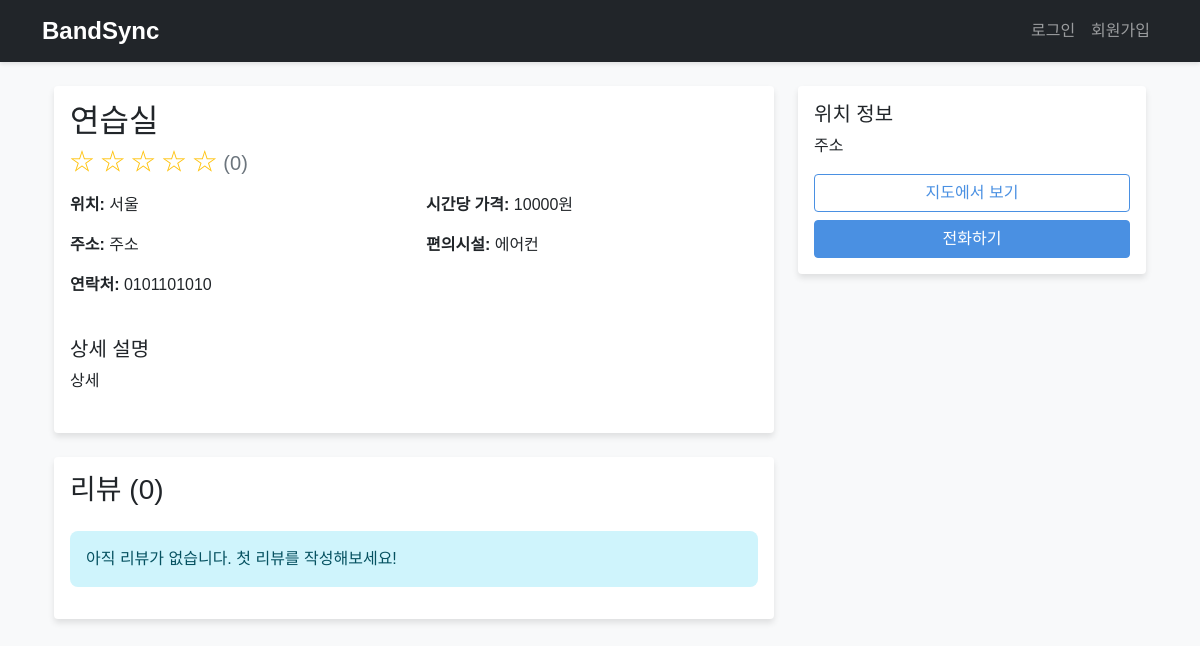
Before: /practice-room/1 with the older database file.
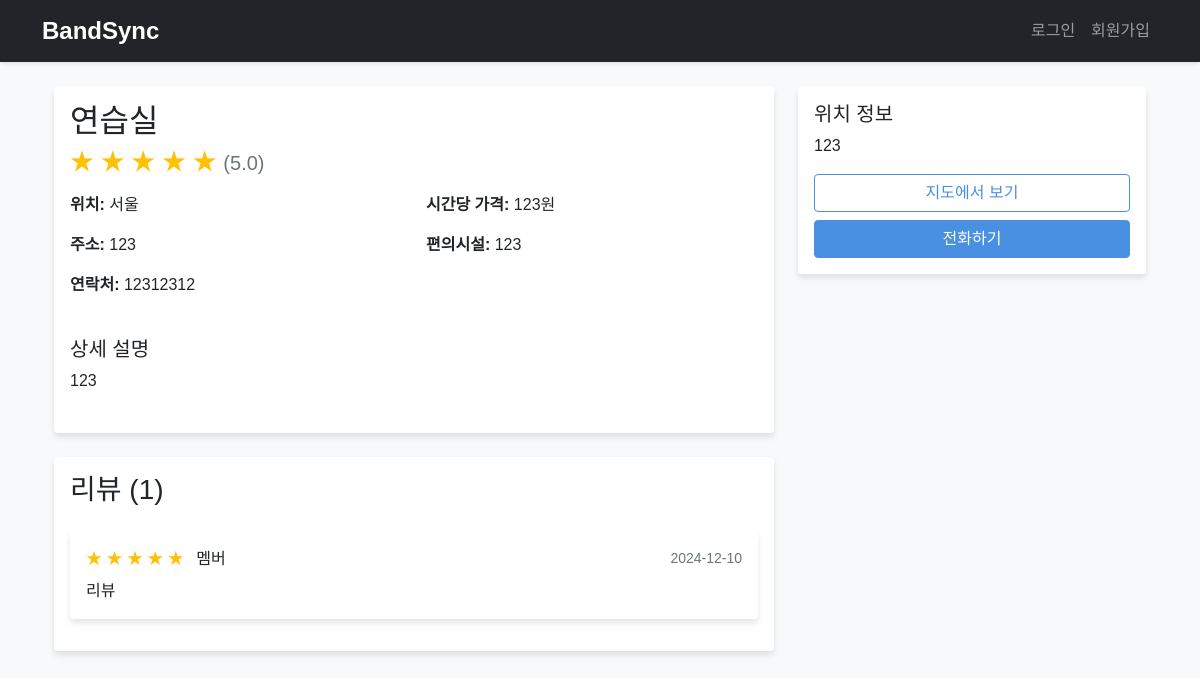
After: the same page with the newer database file.
### app.py (models this page shows, shortened)
class PracticeRoom(db.Model):
    id = db.Column(db.Integer, primary_key=True)
    name = db.Column(db.String(100), nullable=False)
    location = db.Column(db.String(200), nullable=False)
    address = db.Column(db.String(200), nullable=False)
    contact = db.Column(db.String(100))
    price_per_hour = db.Column(db.Integer)
    description = db.Column(db.Text)
    amenities = db.Column(db.String(200))  # 편의시설 (콤마로 구분)
    created_at = db.Column(db.DateTime, default=datetime.utcnow)
    user_id = db.Column(db.Integer, db.ForeignKey('user.id'))  # 등록한 사용자
    reviews = db.relationship('PracticeRoomReview', backref='practice_room', lazy=True)

class PracticeRoomReview(db.Model):
    id = db.Column(db.Integer, primary_key=True)
    practice_room_id = db.Column(db.Integer, db.ForeignKey('practice_room.id'), nullable=False)
    user_id = db.Column(db.Integer, db.ForeignKey('user.id'), nullable=False)
    rating = db.Column(db.Integer, nullable=False)  # 1-5 평점
    comment = db.Column(db.Text)
    created_at = db.Column(db.DateTime, default=datetime.utcnow)
    reviewer = db.relationship('User', foreign_keys=[user_id])

class User(UserMixin, db.Model):
    id = db.Column(db.Integer, primary_key=True)
    username = db.Column(db.String(80), unique=True, nullable=False)
    email = db.Column(db.String(120), unique=True, nullable=False)
    password_hash = db.Column(db.String(128))
    user_type = db.Column(db.String(20))  # 'musician' or 'band'
    instrument = db.Column(db.String(50))
    genre = db.Column(db.String(100))
    skill_level = db.Column(db.String(20))
    location = db.Column(db.String(100))
    age = db.Column(db.Integer)
    bio = db.Column(db.Text)
    recruiting_positions = db.Column(db.Text)  # JSON 형식으로 저장
    band_size = db.Column(db.Integer)
    preferred_age_range = db.Column(db.String(50))
    practice_room_reviews = db.relationship('PracticeRoomReview',
                                          foreign_keys='PracticeRoomReview.user_id',
                                          backref='user',
                                          lazy=True)

### app.py (the view)
@app.route('/practice-room/<int:room_id>')
def practice_room_detail(room_id):
    room = PracticeRoom.query.get_or_404(room_id)
    reviews = PracticeRoomReview.query.filter_by(practice_room_id=room_id)\
        .order_by(PracticeRoomReview.created_at.desc()).all()
    avg_rating = db.session.query(func.avg(PracticeRoomReview.rating))\
        .filter_by(practice_room_id=room_id).scalar() or 0
    return render_template('practice_room_detail.html',
                         room=room,
                         reviews=reviews,
                         avg_rating=round(avg_rating, 1))

### app.py (called while the page is built)
@app.template_filter('avg')
def avg_filter(l):
    if not l:
        return 0
    return sum(l) / len(l)

### templates/practice_room_detail.html (shortened to what this page needs)
{% extends "base.html" %} {% block title %}{{ room.name }}{% endblock %} {%
block content %}
<div class="container">
  <div class="row">
    <div class="col-md-8">
      <div class="card mb-4">
        <div class="card-body">
          <h2 class="card-title">{{ room.name }}</h2>
          <div class="mb-3">
            <span class="text-warning h4">
              {% set ratings = room.reviews|map(attribute='rating')|list %} {%
              set avg_rating = ratings|avg|round(1) %} {% for i in range(5) %}
              {% if i < avg_rating|int %} ★ {% else %} ☆ {% endif %} {% endfor
              %}
            </span>
            <span class="h5 text-muted">({{ avg_rating }})</span>
          </div>
          <div class="row mb-4">
            <div class="col-md-6">
              <p><strong>위치:</strong> {{ room.location }}</p>
              <p><strong>주소:</strong> {{ room.address }}</p>
              <p><strong>연락처:</strong> {{ room.contact }}</p>
            </div>
            <div class="col-md-6">
              <p><strong>시간당 가격:</strong> {{ room.price_per_hour }}원</p>
              <p><strong>편의시설:</strong> {{ room.amenities }}</p>
            </div>
          </div>
          {% if room.description %}
          <div class="mb-4">
            <h5>상세 설명</h5>
            <p>{{ room.description }}</p>
          </div>
          {% endif %}
        </div>
      </div>
      <div class="card">
        <div class="card-body">
          <h3 class="card-title mb-4">리뷰 ({{ reviews|length }})</h3>
          {% for review in reviews %}
          <div class="card mb-3">
            <div class="card-body">
              <div
                class="d-flex justify-content-between align-items-center mb-2"
              >
                <div>
                  <span class="text-warning">
                    {% for i in range(5) %} {% if i < review.rating %} ★ {% else
                    %} ☆ {% endif %} {% endfor %}
                  </span>
                  <span class="ms-2">{{ review.user.username }}</span>
                </div>
                <small class="text-muted">
                  {{ review.created_at.strftime('%Y-%m-%d') }}
                </small>
              </div>
              <p class="card-text">{{ review.comment }}</p>
            </div>
          </div>
          {% else %}
          <div class="alert alert-info">
            아직 리뷰가 없습니다. 첫 리뷰를 작성해보세요!
          </div>
          {% endfor %}
        </div>
      </div>
    </div>
    <div class="col-md-4">
      <div class="card mb-4 sticky-top" style="top: 20px">
        <div class="card-body">
          <h5 class="card-title">위치 정보</h5>
          <p class="card-text">{{ room.address }}</p>
          <div class="d-grid gap-2">
            <a
              href="https://map.naver.com/v5/search/{{ room.address }}"
              class="btn btn-outline-primary"
              target="_blank"
            >
              지도에서 보기
            </a>
            {% if room.contact %}
            <a href="tel:{{ room.contact }}" class="btn btn-primary">
              전화하기
            </a>
            {% endif %}
          </div>
        </div>
      </div>
    </div>
  </div>
</div>
{% endblock %}

### templates/base.html (shortened to what this page needs)
<!DOCTYPE html>
<html lang="ko">
  <head>
    <link
      href="https://cdn.jsdelivr.net/npm/bootstrap@5.1.3/dist/css/bootstrap.min.css"
      rel="stylesheet"
    />
    <link
      rel="stylesheet"
      href="{{ url_for('static', filename='css/style.css') }}"
    />
  </head>
  <body>
    <nav class="navbar navbar-expand-lg navbar-dark bg-dark">
      <div class="container">
        <a class="navbar-brand" href="{{ url_for('index') }}">BandSync</a>
        <div class="collapse navbar-collapse" id="navbarNav">
          <ul class="navbar-nav ms-auto">
            {% if current_user.is_authenticated %}
            <li class="nav-item">
              <a class="nav-link" href="{{ url_for('dashboard') }}">대시보드</a>
            </li>
            <li class="nav-item">
              <a
                class="nav-link position-relative"
                href="{{ url_for('messages') }}"
              >
                메시지 {% set unread_count =
                current_user.get_unread_messages_count() %} {% if unread_count >
                0 %}
                <span
                  class="position-absolute top-0 start-100 translate-middle badge rounded-pill bg-danger"
                >
                  {{ unread_count }}
                </span>
                {% endif %}
              </a>
            </li>
            <li class="nav-item">
              <a class="nav-link" href="{{ url_for('logout') }}">로그아웃</a>
            </li>
            {% else %}
            <li class="nav-item">
              <a class="nav-link" href="{{ url_for('login') }}">로그인</a>
            </li>
            <li class="nav-item">
              <a class="nav-link" href="{{ url_for('register') }}">회원가입</a>
            </li>
            {% endif %}
          </ul>
        </div>
      </div>
    </nav>
    <div class="container mt-4">
       {% block content %}{% endblock %}
    </div>
  </body>
</html>

### static/css/style.css (style rules this page uses)
body { font-family: "Noto Sans KR", sans-serif; background-color: #f8f9fa; }
.navbar { box-shadow: 0 2px 4px rgba(0, 0, 0, 0.1); }
.navbar-brand { font-weight: bold; font-size: 1.5rem; }
.card { border: none; box-shadow: 0 4px 6px rgba(0, 0, 0, 0.1); transition: transform 0.2s; }
.btn-primary { background-color: #4a90e2; border-color: #4a90e2; }
.btn-outline-primary { color: #4a90e2; border-color: #4a90e2; }

Changed rows visible on the page:
changed PracticeRoom "연습실": address "주소" → "123"; contact "0101101010" → "12312312"; price_per_hour "10000" → "123"; amenities "에어컨" → "123"; description "상세" → "123"
added PracticeRoomReview: rating 5 (drawn), user.username "멤버", created_at "2024-12-10", comment "리뷰"
Other visible differences:
{{ avg_rating }}: "0" → "5.0"
{{ reviews|length }}: "0" → "1"
text no longer shown: "아직 리뷰가 없습니다. 첫 리뷰를 작성해보세요!"
